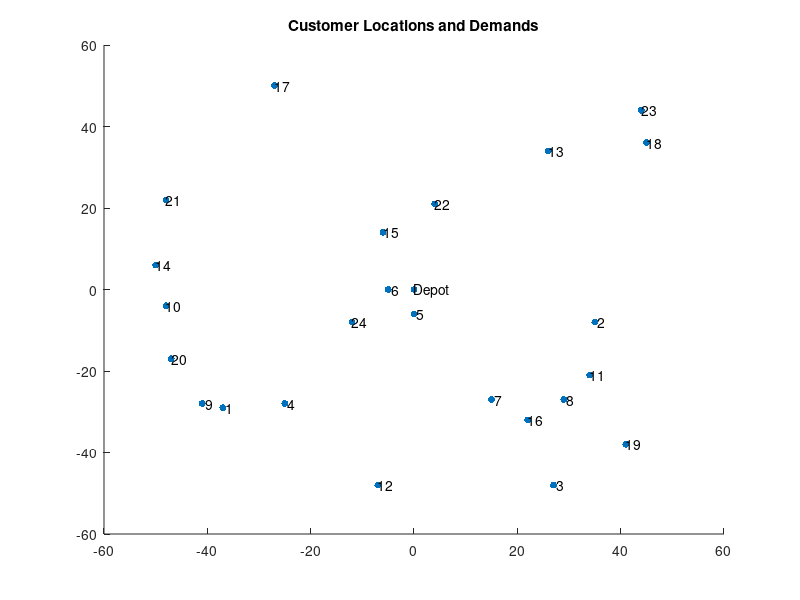

Write MATLAB code to recreate this figure. (Note: this script raises an error after producing the figure.)
%% 通过遗传算法解决 CVRP 问题
% 示例脚本，该脚本包含了使用 GA_VRP_optimize 求解问题的示例代码

%% 问题描述
% CVRP 问题，即包含容量限制的车辆路径问题（Capacity Vehicle Routing Problem），
% 是物流和运输领域中的一个经典优化问题。其目标是确定一组车辆从一个配送中心出发，访
% 问一系列客户节点并返回配送中心的 最优路径方案。该问题的目的是在满足所有客户需求
% 和车辆运载能力限制的同时，最小化总行驶距离或总成本。

%% 清理工作区
% 清空终端内容；清空变量空间；关闭所有窗口

clc; clear; close all;
%% 初始化算例
% 算例通过随机数字生成，代码来自 MATLAB 官网文档。文章及网址为：
% 
% Capacitated Vehicle Routing Problem
% https://www.mathworks.com/help/matlab/math/quantum-capacitated-vehicle-ro
% uting.html 

%% 算例生成
% 下面的代码可以生成算例

% Capacitated Vehicle Routing Problem
rng(1) % For reproducibility
numCustomers = 24; % Depot at [0 0] makes 25 locations
depot = [0 0]; % Depot at the origin
loc = [depot; randi([-50, 50],numCustomers,2)]; 
% Integers from -50 to 50, 24-by-2
demands = 100*randi([1, 25],numCustomers,1);
capacity = 6000;

%% 可视化算例数据
% 使用下面的代码，可以对生成的数据进行可视化，绘制散点图。其中，Depot 为中央仓库的
% 位置，位于坐标 (0, 0) 点。

% Plot the locations with demands overlaid
% figure;
scatter(loc(:,1),loc(:,2),'filled','SizeData',25);
text(loc(:,1),loc(:,2),["Depot"; num2str((1:numCustomers)')]);
title("Customer Locations and Demands");
hold off;

%% 初始化参数
% 首先生成距离矩阵
% OD_mat = squareform(pdist(loc));

% 鉴于一些人的电脑里可能没有统计与机器学习工具箱，pdist 函数有可能无法使用
% 下面的代码也可以获取原问题的距离矩阵
Dis_mat = zeros(numCustomers, numCustomers);
for i = 1:numCustomers+1
    for j = 1:numCustomers+1
        Dis_mat(i, j) = sqrt(sum((loc(i, :) - loc(j, :)).^2));
    end
end

% 然后设置各项其他参数
popSize = 3000; % 种群个数
numVehicles = 5; % 可用的车辆数
maxIter = 1000; % 限制的最大迭代次数
pc = 0.9; % 交叉概率
pm = 0.09; % 变异概率

%% 调用求解器求解问题
% 此求解器为本人 100% 纯手工匠心打造。为了保证兼容性（MATLAB 终端在切换字体之后可
% 能出现中文乱码），提示信息使用了英文。
% 
% 为了简化问题的建模，采用整型数据编码的形式。编码方式参考了博客：
% 
% 用遗传算法解决VRP问题
% https://blog.csdn.net/panbaoran913/article/details/128250015 
% 
% 算法采用了精英策略，保存、记录和返回历代中的最精英个体及其适应度。同时，交叉、变
% 异过程采用了带约束的交叉变异策略，如果交叉编译产生的新的个体无法满足模型约束的要
% 求，则交叉、变异将不会发生。尽管算法无法确保找到全局最优解，但经多次测试，求解器
% 在一些情况下能够取得的最小路径距离为 732.00。该结果保存为 ./data/solution.mat 
% 文件。

[bestIndividual, minCost, iterPop, fitnessVales] = GA_CVRP_optimize( ...
    Dis_mat, numVehicles, demands, capacity, ...
    popSize, maxIter, pc, pm, true);

%% 可视化结果
% 这个函数能够读取优化的结果，并且在图中用不同颜色绘制卡车的行驶路径。

plot_route(loc, bestIndividual)
